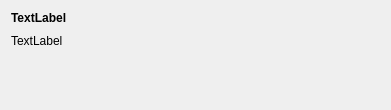
<?xml version="1.0" encoding="UTF-8"?>
<ui version="4.0">
 <class>SelectionWidget</class>
 <widget class="QWidget" name="SelectionWidget">
  <property name="geometry">
   <rect>
    <x>0</x>
    <y>0</y>
    <width>391</width>
    <height>110</height>
   </rect>
  </property>
  <property name="sizePolicy">
   <sizepolicy hsizetype="MinimumExpanding" vsizetype="Minimum">
    <horstretch>0</horstretch>
    <verstretch>0</verstretch>
   </sizepolicy>
  </property>
  <property name="windowTitle">
   <string>Form</string>
  </property>
  <layout class="QGridLayout" name="gridLayout">
   <item row="2" column="0">
    <widget class="QLabel" name="selectionDescription">
     <property name="font">
      <font>
       <pointsize>9</pointsize>
      </font>
     </property>
     <property name="text">
      <string>TextLabel</string>
     </property>
    </widget>
   </item>
   <item row="4" column="0">
    <spacer name="verticalSpacer">
     <property name="orientation">
      <enum>Qt::Vertical</enum>
     </property>
     <property name="sizeHint" stdset="0">
      <size>
       <width>20</width>
       <height>0</height>
      </size>
     </property>
    </spacer>
   </item>
   <item row="0" column="0">
    <widget class="QLabel" name="selectionName">
     <property name="font">
      <font>
       <bold>true</bold>
      </font>
     </property>
     <property name="text">
      <string>TextLabel</string>
     </property>
    </widget>
   </item>
   <item row="2" column="1">
    <spacer name="horizontalSpacer">
     <property name="orientation">
      <enum>Qt::Horizontal</enum>
     </property>
     <property name="sizeHint" stdset="0">
      <size>
       <width>0</width>
       <height>20</height>
      </size>
     </property>
    </spacer>
   </item>
  </layout>
 </widget>
 <resources/>
 <connections/>
</ui>
